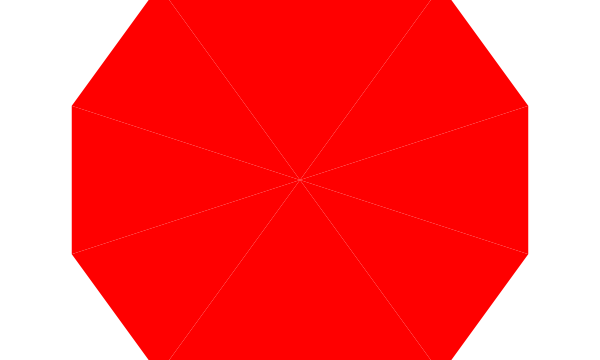
Frame 1 (no input)
Frame 60 (the mouse pressed at the canvas centre just before this capture): identical to frame 1, image omitted
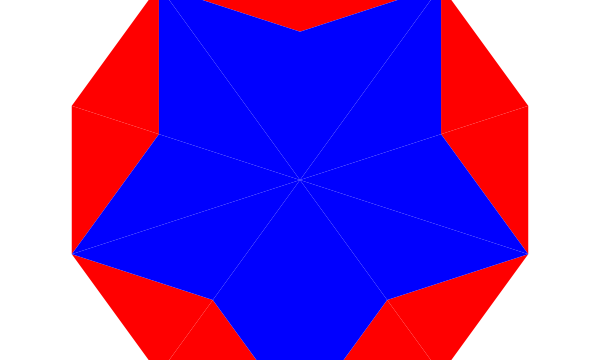
Frame 120 (the mouse held since frame 60 and released just before this capture)

The Processing sketch that drew these frames (run headless with seeded random() and noise(); from frame 60 on, the mouse is pressed at the canvas centre):

// Processing sketch: Penrose
// ── Penrose.pde
// Penrose Tile Generator
// Using "ArrayList" recursion technique: http://natureofcode.com/book/chapter-8-fractals/#chapter08_section4
// Penrose Algorithm from: http://preshing.com/20110831/penrose-tiling-explained
// Daniel Shiffman
// May 2013

float goldenRatio;
ArrayList<Triangle> tris;

void setup() {
  size(600, 360);
  goldenRatio = (1.0 + sqrt(5)) / 2.0;

  tris = new ArrayList<Triangle>();
  seed1();
  //seed2();
}

void mousePressed() {
  generate();
}

void draw() {
  background(255);
  translate(width/2, height/2);

  for (Triangle t : tris) {
    t.display();
  }
}

void generate() {
  ArrayList<Triangle> next = new ArrayList<Triangle>();
  for (Triangle t : tris) {
    Triangle[] more = t.subdivide1();
    //Triangle[] more = t.subdivide2();
    for (int i = 0; i < more.length; i++) {
      next.add(more[i]);
    }
  }
  tris = next;
}

void seed1() {
  for (int i = 0; i < 10; i++) {
    PVector a = new PVector();
    PVector b = PVector.fromAngle((2*i - 1) * PI / 10);
    PVector c = PVector.fromAngle((2*i + 1) * PI / 10);
    b.mult(240);
    c.mult(240);
    if (i % 2 == 0) {
      tris.add(new Triangle(0, a, b, c));
    } else {
      tris.add(new Triangle(0, a, c, b));
    }
  }
}

void seed2() {
  for (int i = 0; i < 10; i++) {
    PVector a = new PVector();
    PVector b = PVector.fromAngle((2*i - 1) * PI / 10);
    PVector c = PVector.fromAngle((2*i + 1) * PI / 10);
    b.mult(240);
    c.mult(240);
    if (i % 2 == 0) {
      tris.add(new Triangle(0, b, a, c));
    } else {
      tris.add(new Triangle(0, c, a, b));
    }
  }
}


// ── Triangle.pde
int[] colors = {
  color(255, 0, 0), color(0, 0, 255)
};

class Triangle {
  PVector a;
  PVector b;
  PVector c;
  color col;


  Triangle(int col_, PVector a_, PVector b_, PVector c_) {
    col = col_;
    a = a_.get();
    b = b_.get();
    c = c_.get();
  }

  void display() {
    noStroke();
    fill(colors[col]);
    triangle(a.x, a.y, b.x, b.y, c.x, c.y);
    //fill(0,0,255);
    //ellipse(a.x,a.y,4,4);
    //ellipse(b.x,b.y,4,4);
    //ellipse(c.x,c.y,4,4);
  }

  Triangle[] subdivide1() {
    if (col == 0) {
      // Subdivide red triangle
      PVector p = PVector.sub(b, a);
      p.div(goldenRatio);
      p.add(a);
      Triangle[] result = new Triangle[2];
      result[0] = new Triangle(0, c, p, b);
      result[1] = new Triangle(1, p, c, a);
      return result;
    } else {
      // Subdivide blue triangle
      PVector q = PVector.sub(a, b);
      q.div(goldenRatio);
      q.add(b);
      PVector r = PVector.sub(c, b);
      r.div(goldenRatio);
      r.add(b);
      Triangle[] result = new Triangle[3];
      result[0] = new Triangle(1, r, c, a);
      result[1] = new Triangle(1, q, r, b);
      result[2] = new Triangle(0, r, q, a);
      return result;
    }
  }

  Triangle[] subdivide2() {
    if (col == 0) {
      // Subdivide red (half kite) triangle
      PVector q = PVector.sub(b, a);
      q.div(goldenRatio);
      q.add(a);
      PVector r = PVector.sub(c, b);
      r.div(goldenRatio);
      r.add(b);
      Triangle[] result = new Triangle[3];
      result[0] = new Triangle(1, r, q, b);
      result[1] = new Triangle(0, q, a, r);
      result[2] = new Triangle(0, c, a, r);
      return result;
    } else {
      // Subdivide blue (half dart) triangle
      PVector p = PVector.sub(a, c);
      p.div(goldenRatio);
      p.add(c);
      Triangle[] result = new Triangle[2];
      result[0] = new Triangle(1, b, p, a);
      result[1] = new Triangle(0, p, c, b);
      return result;
    }
  }
}
